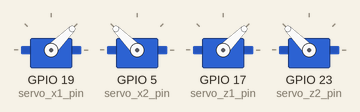
Recording of a sketch running on a simulated ESP32. Shown: 4 × servo.

Above: at 0.05 s.
At 2.0 s:
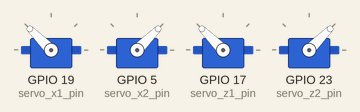
Timing chart, 0 to 4.6 s (numbered marks = the images above):
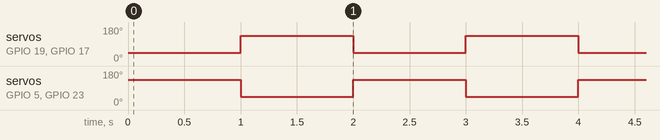

The sketch:

servo_shake.ino
```cpp
#include <ESP32Servo.h>

Servo servo_x1, servo_x2, servo_z1, servo_z2;

// put your setup code here, to run once:
const int servo_x1_pin = 19;
const int servo_x2_pin = 5;
const int servo_z1_pin = 17;
const int servo_z2_pin = 23;
const int servo_0 = 90;

void setup() {
  servo_x1.setPeriodHertz(50);    // standard 50 hz servo
	servo_x1.attach(servo_x1_pin, 500, 2400); // attaches the servo to it's pin
  servo_x2.setPeriodHertz(50);    // standard 50 hz servo
	servo_x2.attach(servo_x2_pin, 500, 2400); // attaches the servo to it's pin
  servo_z1.setPeriodHertz(50);    // standard 50 hz servo
	servo_z1.attach(servo_z1_pin, 500, 2400); // attaches the servo to it's pin
  servo_z2.setPeriodHertz(50);    // standard 50 hz servo
	servo_z2.attach(servo_z2_pin, 500, 2400); // attaches the servo to it's pin
}

void loop() {
  // put your main code here, to run repeatedly:
  servo_x1.write(servo_0 - 45);
  servo_x2.write(servo_0 + 45);
  servo_z1.write(servo_0 - 45);
  servo_z2.write(servo_0 + 45);
  delay(1000);
  servo_x1.write(servo_0 + 45);
  servo_x2.write(servo_0 - 45);
  servo_z1.write(servo_0 + 45);
  servo_z2.write(servo_0 - 45);
  delay(1000);

}
```

Measured:
- by itself, servo on GPIO 19 (servo_x1_pin), servo on GPIO 5 (servo_x2_pin), servo on GPIO 17 (servo_z1_pin), servo on GPIO 23 (servo_z2_pin): alternates 135° for 1.0 s and 45° for 1.0 s
